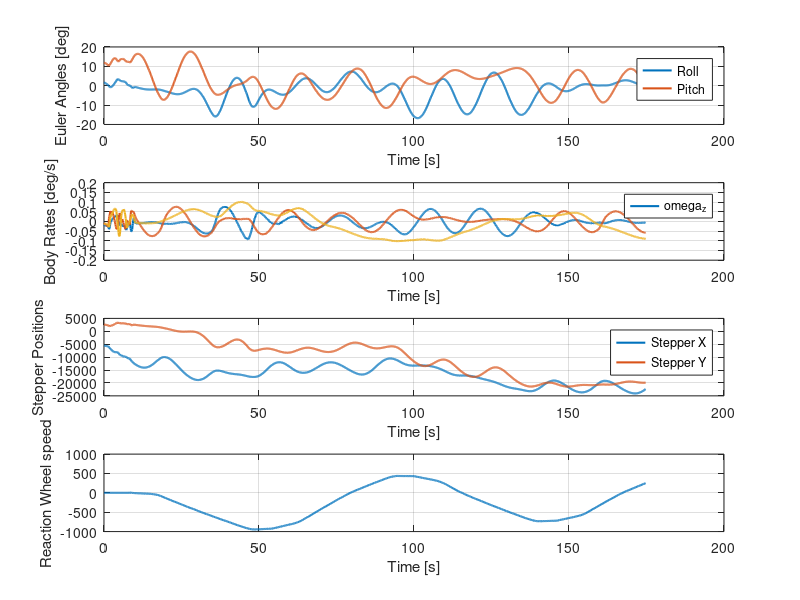
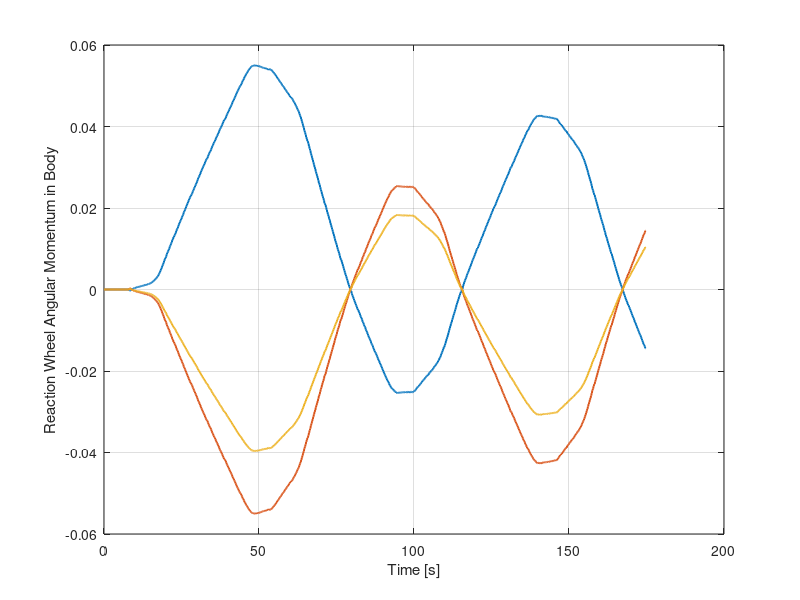
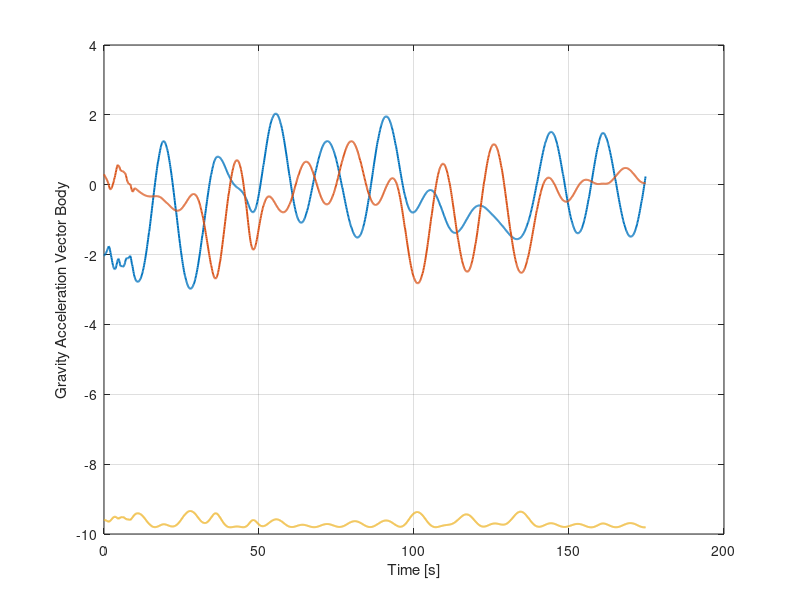
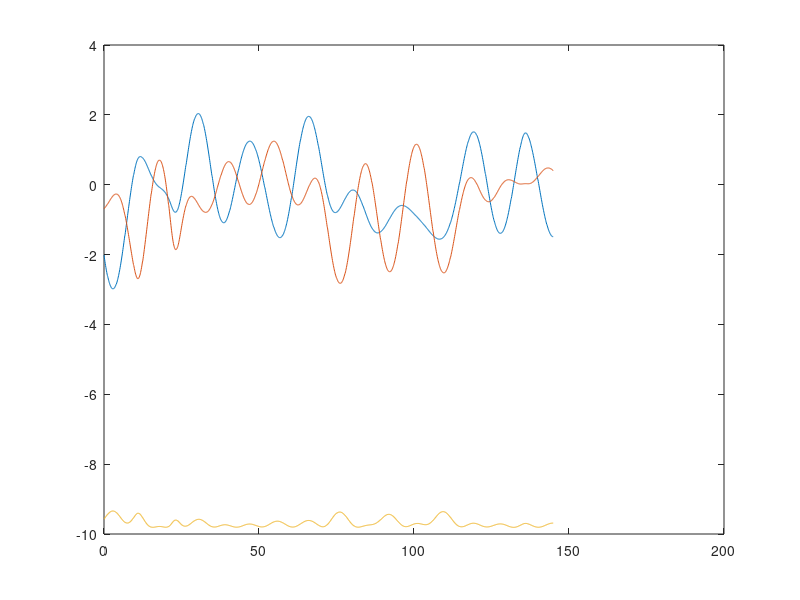

The MATLAB script that drew these images, in order: (Note: this script raises an error after producing the figures.)
clear

load("June07_passive_10.mat")
sampleRate = 10;
sampleTime = 1/sampleRate;

numFrames = size(capturedFrames,2);
t = linspace(0,(numFrames-1)*sampleTime,numFrames);

eulerAngles = zeros(numFrames,3);
bodyRates = zeros(numFrames,3);
stepperPos = zeros(numFrames,2);
wheel_vel = zeros(numFrames,1);
wheel_trq = zeros(numFrames,1);

%
% unpacking data...
for i = 1:numFrames % <---  REMEMBER TO INCLUDE/NOT INCLUDE RW WHEEL DATA HERE!!
    currentFrame = capturedFrames(:,i)';
    
    roll = typecast(currentFrame(2:5),'single');
    pitch = typecast(currentFrame(6:9),'single');
    yaw = typecast(currentFrame(10:13),'single');
    
    omega_x = typecast(currentFrame(14:17),'single');
    omega_y = typecast(currentFrame(18:21),'single');
    omega_z = typecast(currentFrame(22:25),'single');
    
    pos_x = typecast(currentFrame(26:29),'int32');
    pos_y = typecast(currentFrame(30:33),'int32');

    wheel_vel(i) = typecast(currentFrame(34:37),'int32');
    wheel_trq(i) = typecast(currentFrame(38:39),'int16');

    eulerAngles(i,:) = [roll pitch yaw];
    bodyRates(i,:) = [omega_x omega_y omega_z];
    stepperPos(i,:) = [pos_x pos_y];
end

figure

subplot(4,1,1)
plot(t,eulerAngles(:,1:2),'LineWidth',1.5)
grid on
xlabel("Time [s]")
ylabel("Euler Angles [deg]")
legend("Roll","Pitch")

subplot(4,1,2)
plot(t,bodyRates(:,1:3),'LineWidth',1.5)
grid on
xlabel("Time [s]")
ylabel("Body Rates [deg/s]")
legend("\omega_z")

subplot(4,1,3)
plot(t,stepperPos,'LineWidth',1.5)
grid on
xlabel("Time [s]")
ylabel("Stepper Positions")
legend("Stepper X","Stepper Y")

subplot(4,1,4)
plot(t,wheel_vel,'LineWidth',1.5)
grid on
xlabel("Time [s]")
ylabel("Reaction Wheel speed")

%% FORMAT DATA FOR COMPATIBILITY WITH LSR
% 1) h_wheels
% I_wheel = 1.716e-3;
I_wheel = 0.00088247;
theta = deg2rad(27);
c = cos(theta)/sqrt(2);
s = sin(theta);
A = [ c  -c  -c   c;
      c   c  -c  -c;
      s   s   s   s ];
wheel_num = 2;

wheel_vel_rads = 0.10472.*wheel_vel; % convert from RPM to rad/s
A_col = A(:,wheel_num);
h_wheels = zeros(numFrames,3);
for i = 1:numFrames
    % convert wheel velocity into angular momentum in body frame
    h_wheels(i,:) = (A_col*wheel_vel_rads(i)*I_wheel)';
end

figure
plot(t,h_wheels,'LineWidth',1.4)
grid on
xlabel("Time [s]")
ylabel("Reaction Wheel Angular Momentum in Body")

% 2) g_b
g_b = zeros(numFrames,3);

for i = 1:numFrames
    phi = deg2rad(eulerAngles(i,1)); % roll
    theta = deg2rad(eulerAngles(i,2)); % pitch
    psi = deg2rad(eulerAngles(i,3)); % yaw;
    g_b(i,:) = [-9.81*sin(theta), 9.81*sin(phi)*cos(theta), -9.81*cos(phi)*cos(theta) ];
end

figure
plot(t,g_b,'LineWidth',1.4)
grid on
xlabel("Time [s]")
ylabel("Gravity Acceleration Vector Body")

% 3) omega_b
omega_b = bodyRates;

% filter out bad measurements from corrupted comms
% omega_b(357,:) = [];
% h_wheels(357,:) = [];
% g_b(357,:) = [];
% t(357) = [];



t_start = 25; % [s]
start_idx = find(t >= t_start, 1, 'first');


t_end = 170; % [s]
end_idx   = find(t <= t_end,   1, 'last');

omega_b = omega_b(start_idx:end_idx,:);
h_wheels = h_wheels(start_idx:end_idx,:);
g_b = g_b(start_idx:end_idx,:);
t = t(start_idx:end_idx)-t(start_idx);

save("passive10.mat","omega_b","h_wheels","g_b","t");

figure
plot(t,g_b)

%%

% BY DEFAULT I_wheel is the lower 0.00089 kg*m^2 value
r_est_array = zeros(10,3);
J_est_array = zeros(10,3);
for j = 1:10
dat = "passive" + string(j) + ".mat";
load(dat);
sampleTime = 0.1;
N = numel(t);
dt = sampleTime;
m_s = 29.275;

h_wheels = h_wheels;

Omega_of_omega = @(w)[ ...
    w(1)  0     0     w(2)  w(3)   0   ;
    0     w(2)  0     w(1)  0      w(3);
    0     0     w(3)  0     w(1)   w(2)];

% Precompute per-sample Xi(ω), (ω×), (g×)
Omega  = zeros(3,6,N);
omega_cross = zeros(3,3,N);
g_cross  = zeros(3,3,N);
for k = 1:N
    w = omega_b(k,:).';
    g = g_b(k,:).';
    Omega(:,:,k)  = Omega_of_omega(w);
    omega_cross(:,:,k) = skew(w);
    g_cross(:,:,k)  = skew(g);
end

% Time integrals via cumulative trapezoid
% ∫ (ω×) Xi dt  and  ∫ (g×) dt   and  ∫ (ω× h) dt
Int_omega_cross_Omega = zeros(3,6,N);
Int_g_cross     = zeros(3,3,N);
Int_omega_cross_h  = zeros(3,1,N);

omega_cross_Omega_sum = zeros(3,6);
g_cross_sum     = zeros(3,3);
omega_cross_h  = zeros(3,1);

for k = 2:N
    h_mid   = 0.5*(h_wheels(k,:).'+h_wheels(k-1,:).');
    Omx_mid = 0.5*(omega_cross(:,:,k) + omega_cross(:,:,k-1));
    Xi_mid  = 0.5*(Omega(:,:,k)  + Omega(:,:,k-1));
    Gx_mid  = 0.5*(g_cross(:,:,k)  + g_cross(:,:,k-1));
    dtk     = t(k) - t(k-1);

    omega_cross_Omega_sum = omega_cross_Omega_sum + Omx_mid*Xi_mid * dtk;     % 3x6
    g_cross_sum     = g_cross_sum     + Gx_mid * dtk;             % 3x3
    omega_cross_h  = omega_cross_h  + Omx_mid * h_mid * dtk;    % 3x1

    Int_omega_cross_Omega(:,:,k) = omega_cross_Omega_sum;
    Int_g_cross(:,:,k)     = g_cross_sum;
    Int_omega_cross_h(:,:,k)  = omega_cross_h;
end

% Build stacked regression A*theta = b over samples k = 2..N
M = (N-1)*3;
A = zeros(M, 9);   % [ 3x6 for Jtilde | 3x3 for mr ]
b = zeros(M, 1);

Omega0 = Omega(:,:,1);
h0  = h_wheels(1,:).';

row = 1;
for k = 2:N
    % Left blocks:
    AJ = (Omega(:,:,k) - Omega0) + Int_omega_cross_Omega(:,:,k);   % 3x6
    Am = Int_g_cross(:,:,k);                            % 3x3

    % Right-hand side:
    bk = (h_wheels(k,:).' - h0) - Int_omega_cross_h(:,:,k); % 3x1

    % Stack
    A(row:row+2, :) = [AJ, Am];
    b(row:row+2)    = bk;
    row = row + 3;
end

theta = pinv(A)*b;  % 9x1

mr  = theta(7:9);
r_est = (mr./m_s);
r_est_array(j,:) = r_est';
J_est_array(j,:) = theta(1:3)';
end

figure
plot(linspace(1,10,10),r_est_array,'--o');

figure
plot(linspace(1,10,10),J_est_array,'--o');